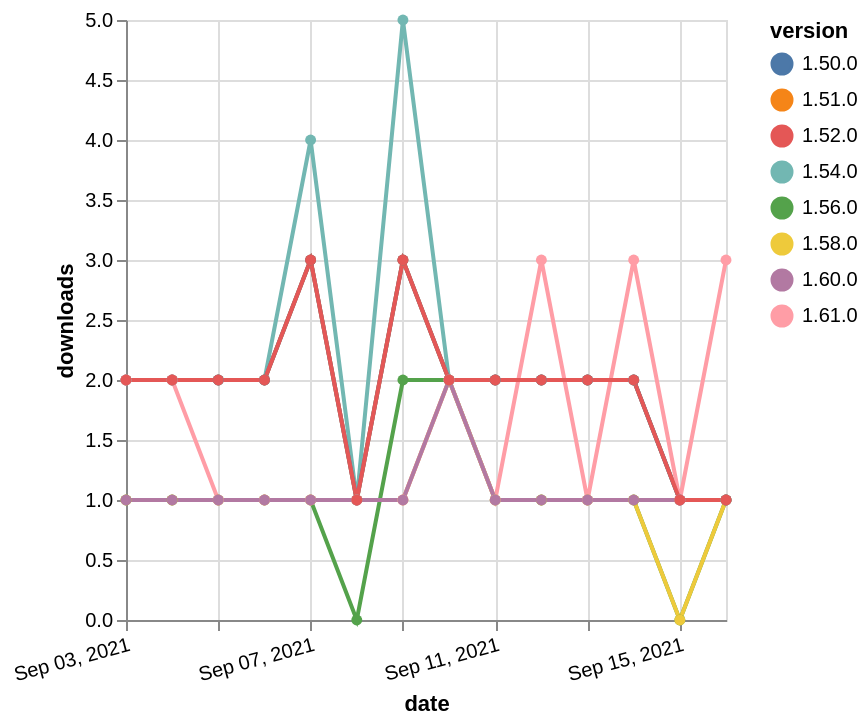

Specify this chart in Vega-Lite:
### Vega-Lite specification from a JSON file in a GitHub repository (floating-point values rounded to 4 significant figures)
{"$schema": "https://vega.github.io/schema/vega-lite/v5.json", "description": "A simple bar chart with embedded data.", "data": {"values": [{"date": "2021-09-03", "total": 257, "delta": 1, "version": "1.56.0"}, {"date": "2021-09-04", "total": 258, "delta": 1, "version": "1.56.0"}, {"date": "2021-09-05", "total": 259, "delta": 1, "version": "1.56.0"}, {"date": "2021-09-06", "total": 260, "delta": 1, "version": "1.56.0"}, {"date": "2021-09-07", "total": 261, "delta": 1, "version": "1.56.0"}, {"date": "2021-09-08", "total": 261, "delta": 0, "version": "1.56.0"}, {"date": "2021-09-09", "total": 263, "delta": 2, "version": "1.56.0"}, {"date": "2021-09-10", "total": 265, "delta": 2, "version": "1.56.0"}, {"date": "2021-09-11", "total": 266, "delta": 1, "version": "1.56.0"}, {"date": "2021-09-12", "total": 267, "delta": 1, "version": "1.56.0"}, {"date": "2021-09-13", "total": 268, "delta": 1, "version": "1.56.0"}, {"date": "2021-09-14", "total": 269, "delta": 1, "version": "1.56.0"}, {"date": "2021-09-15", "total": 269, "delta": 0, "version": "1.56.0"}, {"date": "2021-09-16", "total": 270, "delta": 1, "version": "1.56.0"}, {"date": "2021-09-03", "total": 2521, "delta": 2, "version": "1.51.0"}, {"date": "2021-09-04", "total": 2523, "delta": 2, "version": "1.51.0"}, {"date": "2021-09-05", "total": 2525, "delta": 2, "version": "1.51.0"}, {"date": "2021-09-06", "total": 2527, "delta": 2, "version": "1.51.0"}, {"date": "2021-09-07", "total": 2530, "delta": 3, "version": "1.51.0"}, {"date": "2021-09-08", "total": 2531, "delta": 1, "version": "1.51.0"}, {"date": "2021-09-09", "total": 2534, "delta": 3, "version": "1.51.0"}, {"date": "2021-09-10", "total": 2536, "delta": 2, "version": "1.51.0"}, {"date": "2021-09-11", "total": 2538, "delta": 2, "version": "1.51.0"}, {"date": "2021-09-12", "total": 2540, "delta": 2, "version": "1.51.0"}, {"date": "2021-09-13", "total": 2542, "delta": 2, "version": "1.51.0"}, {"date": "2021-09-14", "total": 2544, "delta": 2, "version": "1.51.0"}, {"date": "2021-09-15", "total": 2545, "delta": 1, "version": "1.51.0"}, {"date": "2021-09-16", "total": 2546, "delta": 1, "version": "1.51.0"}, {"date": "2021-09-03", "total": 2434, "delta": 2, "version": "1.54.0"}, {"date": "2021-09-04", "total": 2436, "delta": 2, "version": "1.54.0"}, {"date": "2021-09-05", "total": 2438, "delta": 2, "version": "1.54.0"}, {"date": "2021-09-06", "total": 2440, "delta": 2, "version": "1.54.0"}, {"date": "2021-09-07", "total": 2444, "delta": 4, "version": "1.54.0"}, {"date": "2021-09-08", "total": 2445, "delta": 1, "version": "1.54.0"}, {"date": "2021-09-09", "total": 2450, "delta": 5, "version": "1.54.0"}, {"date": "2021-09-10", "total": 2452, "delta": 2, "version": "1.54.0"}, {"date": "2021-09-11", "total": 2454, "delta": 2, "version": "1.54.0"}, {"date": "2021-09-12", "total": 2456, "delta": 2, "version": "1.54.0"}, {"date": "2021-09-13", "total": 2458, "delta": 2, "version": "1.54.0"}, {"date": "2021-09-14", "total": 2460, "delta": 2, "version": "1.54.0"}, {"date": "2021-09-15", "total": 2461, "delta": 1, "version": "1.54.0"}, {"date": "2021-09-16", "total": 2462, "delta": 1, "version": "1.54.0"}, {"date": "2021-09-03", "total": 197, "delta": 1, "version": "1.58.0"}, {"date": "2021-09-04", "total": 198, "delta": 1, "version": "1.58.0"}, {"date": "2021-09-05", "total": 199, "delta": 1, "version": "1.58.0"}, {"date": "2021-09-06", "total": 200, "delta": 1, "version": "1.58.0"}, {"date": "2021-09-07", "total": 201, "delta": 1, "version": "1.58.0"}, {"date": "2021-09-08", "total": 202, "delta": 1, "version": "1.58.0"}, {"date": "2021-09-09", "total": 203, "delta": 1, "version": "1.58.0"}, {"date": "2021-09-10", "total": 205, "delta": 2, "version": "1.58.0"}, {"date": "2021-09-11", "total": 206, "delta": 1, "version": "1.58.0"}, {"date": "2021-09-12", "total": 207, "delta": 1, "version": "1.58.0"}, {"date": "2021-09-13", "total": 208, "delta": 1, "version": "1.58.0"}, {"date": "2021-09-14", "total": 209, "delta": 1, "version": "1.58.0"}, {"date": "2021-09-15", "total": 209, "delta": 0, "version": "1.58.0"}, {"date": "2021-09-16", "total": 210, "delta": 1, "version": "1.58.0"}, {"date": "2021-09-03", "total": 2524, "delta": 2, "version": "1.50.0"}, {"date": "2021-09-04", "total": 2526, "delta": 2, "version": "1.50.0"}, {"date": "2021-09-05", "total": 2528, "delta": 2, "version": "1.50.0"}, {"date": "2021-09-06", "total": 2530, "delta": 2, "version": "1.50.0"}, {"date": "2021-09-07", "total": 2533, "delta": 3, "version": "1.50.0"}, {"date": "2021-09-08", "total": 2534, "delta": 1, "version": "1.50.0"}, {"date": "2021-09-09", "total": 2537, "delta": 3, "version": "1.50.0"}, {"date": "2021-09-10", "total": 2539, "delta": 2, "version": "1.50.0"}, {"date": "2021-09-11", "total": 2541, "delta": 2, "version": "1.50.0"}, {"date": "2021-09-12", "total": 2543, "delta": 2, "version": "1.50.0"}, {"date": "2021-09-13", "total": 2545, "delta": 2, "version": "1.50.0"}, {"date": "2021-09-14", "total": 2547, "delta": 2, "version": "1.50.0"}, {"date": "2021-09-15", "total": 2548, "delta": 1, "version": "1.50.0"}, {"date": "2021-09-16", "total": 2549, "delta": 1, "version": "1.50.0"}, {"date": "2021-09-03", "total": 185, "delta": 2, "version": "1.61.0"}, {"date": "2021-09-04", "total": 187, "delta": 2, "version": "1.61.0"}, {"date": "2021-09-05", "total": 188, "delta": 1, "version": "1.61.0"}, {"date": "2021-09-06", "total": 189, "delta": 1, "version": "1.61.0"}, {"date": "2021-09-07", "total": 190, "delta": 1, "version": "1.61.0"}, {"date": "2021-09-08", "total": 191, "delta": 1, "version": "1.61.0"}, {"date": "2021-09-09", "total": 192, "delta": 1, "version": "1.61.0"}, {"date": "2021-09-10", "total": 194, "delta": 2, "version": "1.61.0"}, {"date": "2021-09-11", "total": 195, "delta": 1, "version": "1.61.0"}, {"date": "2021-09-12", "total": 198, "delta": 3, "version": "1.61.0"}, {"date": "2021-09-13", "total": 199, "delta": 1, "version": "1.61.0"}, {"date": "2021-09-14", "total": 202, "delta": 3, "version": "1.61.0"}, {"date": "2021-09-15", "total": 203, "delta": 1, "version": "1.61.0"}, {"date": "2021-09-16", "total": 206, "delta": 3, "version": "1.61.0"}, {"date": "2021-09-03", "total": 192, "delta": 1, "version": "1.60.0"}, {"date": "2021-09-04", "total": 193, "delta": 1, "version": "1.60.0"}, {"date": "2021-09-05", "total": 194, "delta": 1, "version": "1.60.0"}, {"date": "2021-09-06", "total": 195, "delta": 1, "version": "1.60.0"}, {"date": "2021-09-07", "total": 196, "delta": 1, "version": "1.60.0"}, {"date": "2021-09-08", "total": 197, "delta": 1, "version": "1.60.0"}, {"date": "2021-09-09", "total": 198, "delta": 1, "version": "1.60.0"}, {"date": "2021-09-10", "total": 200, "delta": 2, "version": "1.60.0"}, {"date": "2021-09-11", "total": 201, "delta": 1, "version": "1.60.0"}, {"date": "2021-09-12", "total": 202, "delta": 1, "version": "1.60.0"}, {"date": "2021-09-13", "total": 203, "delta": 1, "version": "1.60.0"}, {"date": "2021-09-14", "total": 204, "delta": 1, "version": "1.60.0"}, {"date": "2021-09-15", "total": 205, "delta": 1, "version": "1.60.0"}, {"date": "2021-09-16", "total": 206, "delta": 1, "version": "1.60.0"}, {"date": "2021-09-03", "total": 2536, "delta": 2, "version": "1.52.0"}, {"date": "2021-09-04", "total": 2538, "delta": 2, "version": "1.52.0"}, {"date": "2021-09-05", "total": 2540, "delta": 2, "version": "1.52.0"}, {"date": "2021-09-06", "total": 2542, "delta": 2, "version": "1.52.0"}, {"date": "2021-09-07", "total": 2545, "delta": 3, "version": "1.52.0"}, {"date": "2021-09-08", "total": 2546, "delta": 1, "version": "1.52.0"}, {"date": "2021-09-09", "total": 2549, "delta": 3, "version": "1.52.0"}, {"date": "2021-09-10", "total": 2551, "delta": 2, "version": "1.52.0"}, {"date": "2021-09-11", "total": 2553, "delta": 2, "version": "1.52.0"}, {"date": "2021-09-12", "total": 2555, "delta": 2, "version": "1.52.0"}, {"date": "2021-09-13", "total": 2557, "delta": 2, "version": "1.52.0"}, {"date": "2021-09-14", "total": 2559, "delta": 2, "version": "1.52.0"}, {"date": "2021-09-15", "total": 2560, "delta": 1, "version": "1.52.0"}, {"date": "2021-09-16", "total": 2561, "delta": 1, "version": "1.52.0"}]}, "width": "container", "mark": {"type": "line", "point": {"filled": true}}, "encoding": {"x": {"field": "date", "type": "temporal", "timeUnit": "yearmonthdate", "title": "date", "axis": {"labelAngle": -15}}, "y": {"field": "delta", "type": "quantitative", "title": "downloads"}, "color": {"field": "version", "type": "nominal"}, "tooltip": {"field": "delta"}}}
